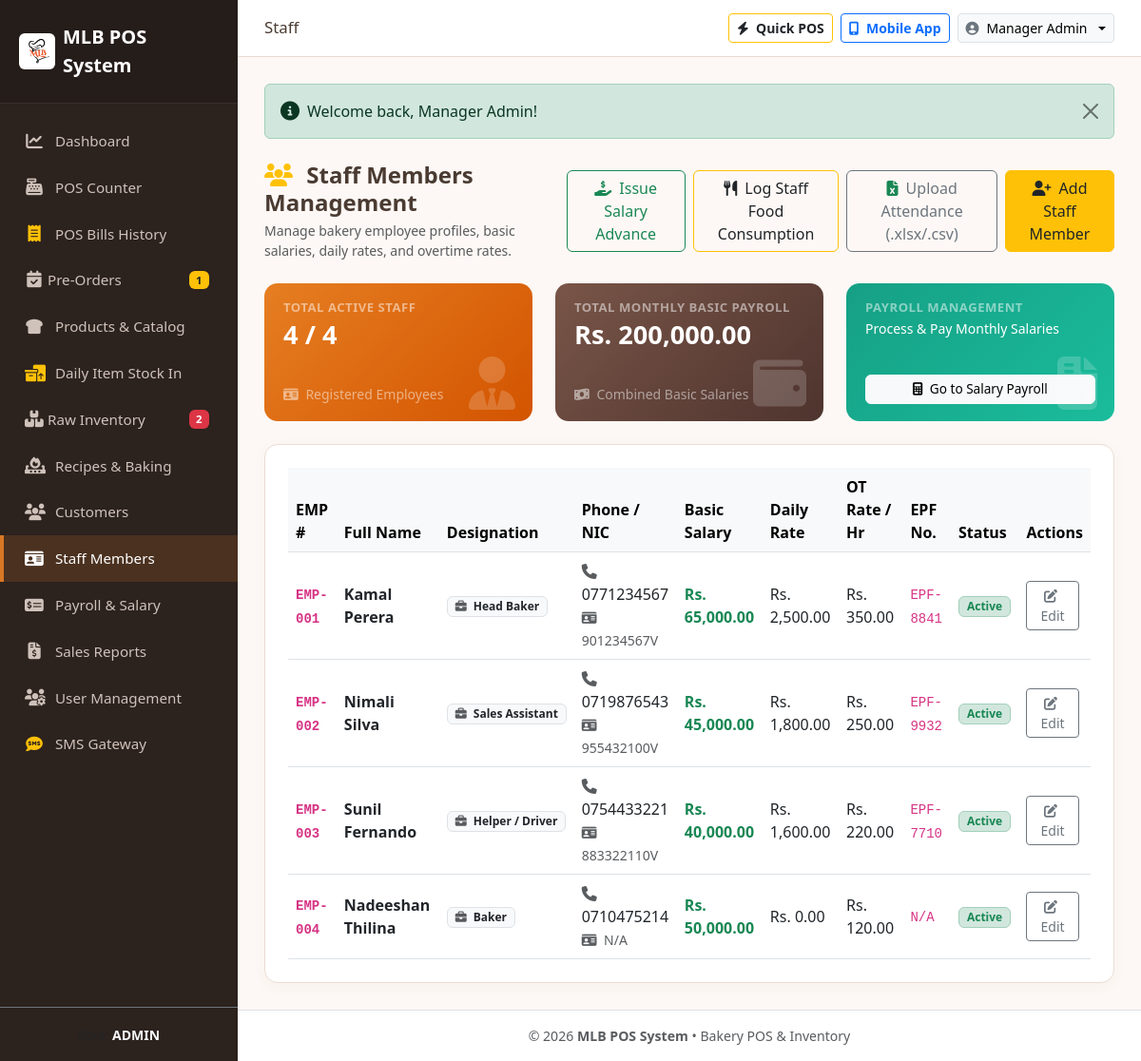
/modules/staff/index.php (signed in), run on the app's committed database.
### tables this page shows
CREATE TABLE `staff` (
  `id` int(11) NOT NULL AUTO_INCREMENT,
  `emp_number` varchar(50) NOT NULL,
  `name` varchar(100) NOT NULL,
  `designation` varchar(100) NOT NULL DEFAULT 'Staff',
  `phone` varchar(30) DEFAULT NULL,
  `nic` varchar(30) DEFAULT NULL,
  `address` text DEFAULT NULL,
  `basic_salary` decimal(10,2) NOT NULL DEFAULT 0.00,
  `daily_rate` decimal(10,2) NOT NULL DEFAULT 0.00,
  `ot_rate_per_hour` decimal(10,2) NOT NULL DEFAULT 0.00,
  `fixed_allowance` decimal(10,2) NOT NULL DEFAULT 0.00,
  `epf_no` varchar(50) DEFAULT NULL,
  `bank_name` varchar(100) DEFAULT NULL,
  `account_no` varchar(50) DEFAULT NULL,
  `status` enum('active','inactive') NOT NULL DEFAULT 'active',
  `created_at` timestamp NOT NULL DEFAULT current_timestamp(),
  PRIMARY KEY (`id`),
  UNIQUE KEY `emp_number` (`emp_number`)
);

### modules/staff/index.php (the view, shortened to what this page needs)
<?php
require_once __DIR__ . '/../../includes/header.php';
$db = getDB();
$stmt = $db->query("SELECT * FROM staff ORDER BY id ASC");
$staffList = $stmt->fetchAll();
$totalStaff = count($staffList);
$activeStaff = 0;
$totalMonthlyBasic = 0;
foreach ($staffList as $s) {
    if ($s['status'] === 'active') {
        $activeStaff++;
        $totalMonthlyBasic += (float)$s['basic_salary'];
    }
}
?>
<div class="d-flex justify-content-between align-items-center mb-4">
    <div>
        <h4 class="fw-bold mb-1"><i class="fa-solid fa-users text-warning me-2"></i> Staff Members Management</h4>
        <p class="text-muted small mb-0">Manage bakery employee profiles, basic salaries, daily rates, and overtime rates.</p>
    </div>
    <div class="d-flex gap-2">
        <a href="<?php echo BASE_URL; ?>modules/staff/advances.php" class="btn btn-outline-success font-weight-bold">
            <i class="fa-solid fa-hand-holding-dollar me-1"></i> Issue Salary Advance
        </a>
        <a href="<?php echo BASE_URL; ?>modules/staff/food_consumption.php" class="btn btn-outline-warning text-dark font-weight-bold">
            <i class="fa-solid fa-utensils me-1"></i> Log Staff Food Consumption
        </a>
        <a href="<?php echo BASE_URL; ?>modules/payroll/attendance.php" class="btn btn-outline-secondary">
            <i class="fa-solid fa-file-excel me-1 text-success"></i> Upload Attendance (.xlsx/.csv)
        </a>
        <a href="<?php echo BASE_URL; ?>modules/staff/add.php" class="btn btn-warning text-dark font-weight-bold">
            <i class="fa-solid fa-user-plus me-1"></i> Add Staff Member
        </a>
    </div>
</div>
<div class="row g-4 mb-4">
    <div class="col-md-4">
        <div class="stat-card bg-bakery-orange">
            <div>
                <h6 class="text-white-50 text-uppercase fw-bold mb-1">Total Active Staff</h6>
                <div class="stat-value text-white"><?php echo $activeStaff; ?> / <?php echo $totalStaff; ?></div>
            </div>
            <small class="text-white-50"><i class="fa-solid fa-id-card me-1"></i> Registered Employees</small>
            <i class="fa-solid fa-user-tie stat-icon"></i>
        </div>
    </div>
    <div class="col-md-4">
        <div class="stat-card bg-bakery-chocolate">
            <div>
                <h6 class="text-white-50 text-uppercase fw-bold mb-1">Total Monthly Basic Payroll</h6>
                <div class="stat-value text-white"><?php echo formatMoney($totalMonthlyBasic); ?></div>
            </div>
            <small class="text-white-50"><i class="fa-solid fa-money-bill-wave me-1"></i> Combined Basic Salaries</small>
            <i class="fa-solid fa-wallet stat-icon"></i>
        </div>
    </div>
    <div class="col-md-4">
        <div class="stat-card bg-bakery-teal">
            <div>
                <h6 class="text-white-50 text-uppercase fw-bold mb-1">Payroll Management</h6>
                <small class="text-white d-block">Process & Pay Monthly Salaries</small>
            </div>
            <a href="<?php echo BASE_URL; ?>modules/payroll/index.php" class="btn btn-light text-teal font-weight-bold w-100 mt-2 py-1" style="font-size: 0.85rem;">
                <i class="fa-solid fa-calculator me-1"></i> Go to Salary Payroll
            </a>
            <i class="fa-solid fa-file-invoice-dollar stat-icon"></i>
        </div>
    </div>
</div>
<div class="card card-bakery p-4">
    <div class="table-responsive">
        <table class="table table-hover align-middle mb-0">
            <thead class="table-light">
                <tr>
                    <th>EMP #</th>
                    <th>Full Name</th>
                    <th>Designation</th>
                    <th>Phone / NIC</th>
                    <th>Basic Salary</th>
                    <th>Daily Rate</th>
                    <th>OT Rate / Hr</th>
                    <th>EPF No.</th>
                    <th>Status</th>
                    <th class="text-end">Actions</th>
                </tr>
            </thead>
            <tbody>
                <?php if (empty($staffList)): ?>
                    <tr>
                        <td colspan="10" class="text-center text-muted py-4">No staff members added yet. Click "Add Staff Member" to get started.</td>
                    </tr>
                <?php else: ?>
                    <?php foreach ($staffList as $staff): ?>
                        <tr>
                            <td><strong class="text-dark"><code><?php echo htmlspecialchars($staff['emp_number']); ?></code></strong></td>
                            <td>
                                <strong class="text-dark d-block"><?php echo htmlspecialchars($staff['name']); ?></strong>
                            </td>
                            <td>
                                <span class="badge bg-light text-dark border">
                                    <i class="fa-solid fa-briefcase me-1 text-muted"></i> <?php echo htmlspecialchars($staff['designation']); ?>
                                </span>
                            </td>
                            <td>
                                <div><i class="fa-solid fa-phone me-1 text-muted text-xs"></i> <?php echo htmlspecialchars($staff['phone'] ?: 'N/A'); ?></div>
                                <small class="text-muted"><i class="fa-solid fa-id-card me-1 text-xs"></i> <?php echo htmlspecialchars($staff['nic'] ?: 'N/A'); ?></small>
                            </td>
                            <td><strong class="text-success"><?php echo formatMoney($staff['basic_salary']); ?></strong></td>
                            <td><?php echo formatMoney($staff['daily_rate']); ?></td>
                            <td><?php echo formatMoney($staff['ot_rate_per_hour']); ?></td>
                            <td><code><?php echo htmlspecialchars($staff['epf_no'] ?: 'N/A'); ?></code></td>
                            <td>
                                <?php if ($staff['status'] === 'active'): ?>
                                    <span class="badge bg-success-subtle text-success border border-success-subtle px-2 py-1">Active</span>
                                <?php else: ?>
                                    <span class="badge bg-danger-subtle text-danger border border-danger-subtle px-2 py-1">Inactive</span>
                                <?php endif; ?>
                            </td>
                            <td class="text-end">
                                <a href="<?php echo BASE_URL; ?>modules/staff/edit.php?id=<?php echo $staff['id']; ?>" class="btn btn-sm btn-outline-secondary me-1">
                                    <i class="fa-solid fa-pen-to-square me-1"></i> Edit
                                </a>
                            </td>
                        </tr>
                    <?php endforeach; ?>
                <?php endif; ?>
            </tbody>
        </table>
    </div>
</div>
<?php require_once __DIR__ . '/../../includes/footer.php'; ?>

### assets/css/style.css (style rules this page uses)
:root { --bakery-primary: #d97724; --bakery-primary-dark: #b25310; --bakery-secondary: #8c4a27; --bakery-bg: #fdf8f5; --bakery-card-bg: #ffffff; --bakery-sidebar-bg: #2c221e; --bakery-sidebar-active: #d97724; --bakery-text: #4a3b32; --bakery-muted: #8d7a6e; }
body { background-color: var(--bakery-bg); color: var(--bakery-text); font-family: 'Segoe UI', system-ui, -apple-system, sans-serif; min-height: 100vh; display: flex; flex-direction: column; }
.card-bakery { background: var(--bakery-card-bg); border: 1px solid #ebdcd3; border-radius: 14px; box-shadow: 0 4px 15px rgba(140, 74, 39, 0.04); transition: transform 0.2s ease, box-shadow 0.2s ease; }
.stat-card { border-radius: 14px; padding: 18px 20px; color: white; position: relative; overflow: hidden; height: 145px !important; display: flex; flex-direction: column; justify-content: space-between; }
.stat-card h6 { font-size: 0.82rem; letter-spacing: 0.5px; }
.stat-card .stat-value { font-size: 1.7rem; font-weight: 700; line-height: 1.25; margin: 4px 0; white-space: nowrap; overflow: hidden; text-overflow: ellipsis; }
.stat-card .stat-icon { position: absolute; right: 18px; bottom: 12px; font-size: 3.5rem; opacity: 0.18; }
.bg-bakery-orange { background: linear-gradient(135deg, #e67e22, #d35400); }
.bg-bakery-chocolate { background: linear-gradient(135deg, #795548, #4e342e); }
.bg-bakery-teal { background: linear-gradient(135deg, #16a085, #1abc9c); }

### data on the page
staff: emp_number "EMP-001", name "Kamal Perera", designation "Head Baker", phone "0771234567", nic "901234567V", basic_salary "Rs. 65,000.00", daily_rate "Rs. 2,500.00", ot_rate_per_hour "Rs. 350.00", epf_no "EPF-8841", status "Active"
staff: emp_number "EMP-002", name "Nimali Silva", designation "Sales Assistant", phone "0719876543", nic "955432100V", basic_salary "Rs. 45,000.00", daily_rate "Rs. 1,800.00", ot_rate_per_hour "Rs. 250.00", epf_no "EPF-9932", status "Active"
staff: emp_number "EMP-003", name "Sunil Fernando", designation "Helper / Driver", phone "0754433221", nic "883322110V", basic_salary "Rs. 40,000.00", daily_rate "Rs. 1,600.00", ot_rate_per_hour "Rs. 220.00", epf_no "EPF-7710", status "Active"
staff: emp_number "EMP-004", name "Nadeeshan Thilina", designation "Baker", phone "0710475214", nic "N/A", basic_salary "Rs. 50,000.00", daily_rate "Rs. 0.00", ot_rate_per_hour "Rs. 120.00", epf_no "N/A", status "Active"

### other printed values
$pendingOrdersBadge "1"
$lowStockBadge "2"
str_replace('_', ' ', getCurrentUserRole()) "ADMIN"
$currentDir "Staff"
getCurrentUserName() "Manager Admin"
$_SESSION['flash_' . $key] "Welcome back, Manager Admin!"
$activeStaff "4"
$totalStaff "4"
formatMoney($totalMonthlyBasic) "Rs. 200,000.00"
